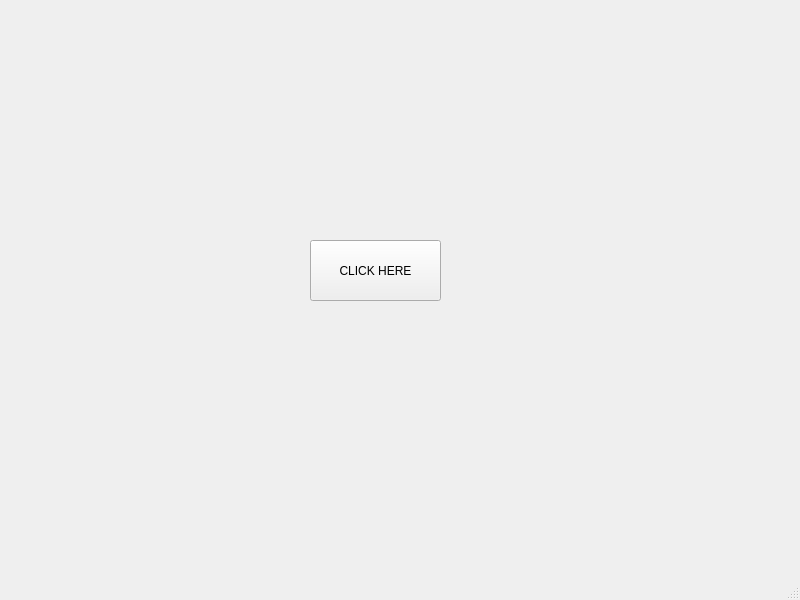
<?xml version="1.0" encoding="UTF-8"?>
<ui version="4.0">
 <class>MainWindow</class>
 <widget class="QMainWindow" name="MainWindow">
  <property name="geometry">
   <rect>
    <x>0</x>
    <y>0</y>
    <width>800</width>
    <height>600</height>
   </rect>
  </property>
  <property name="windowTitle">
   <string>MainWindow</string>
  </property>
  <widget class="QWidget" name="centralwidget">
   <widget class="QPushButton" name="CLICK_HERE">
    <property name="geometry">
     <rect>
      <x>310</x>
      <y>240</y>
      <width>131</width>
      <height>61</height>
     </rect>
    </property>
    <property name="text">
     <string>CLICK HERE</string>
    </property>
   </widget>
  </widget>
  <widget class="QMenuBar" name="menubar">
   <property name="geometry">
    <rect>
     <x>0</x>
     <y>0</y>
     <width>800</width>
     <height>25</height>
    </rect>
   </property>
  </widget>
  <widget class="QStatusBar" name="statusbar"/>
 </widget>
 <resources/>
 <connections/>
</ui>
